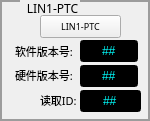
                    <widget class="QGroupBox" name="groupBox_11">
                     <property name="maximumSize">
                      <size>
                       <width>16777215</width>
                       <height>150</height>
                      </size>
                     </property>
                     <property name="font">
                      <font>
                       <family>微软雅黑</family>
                       <pointsize>9</pointsize>
                      </font>
                     </property>
                     <property name="styleSheet">
                      <string notr="true"> QGroupBox {
            border-color: rgb(156, 156, 156);
            border-width: 2px;
            border-style: solid;
            margin-top: 0.5ex;
        }
        QGroupBox::title {
            subcontrol-origin: margin;
            subcontrol-position: top left;
            left: 20px;
			bottom : 0px;
            margin-left: 5px;
            padding:0px;
        }</string>
                     </property>
                     <property name="title">
                      <string>LIN1-PTC</string>
                     </property>
                     <widget class="QLineEdit" name="Auto_PTC_Software">
                      <property name="geometry">
                       <rect>
                        <x>80</x>
                        <y>40</y>
                        <width>58</width>
                        <height>22</height>
                       </rect>
                      </property>
                      <property name="styleSheet">
                       <string notr="true">QLineEdit::enabled{
	font: 9pt &quot;微软雅黑&quot;;
	background-color: rgb(0, 0, 0);
	color: rgb(0, 255, 255);
}

QLineEdit::!enabled{

	font: 9pt &quot;微软雅黑&quot;;
	background-color: rgb(0, 0, 0);
	color: rgb(170, 127, 127);
}</string>
                      </property>
                      <property name="text">
                       <string>##</string>
                      </property>
                      <property name="maxLength">
                       <number>2</number>
                      </property>
                      <property name="alignment">
                       <set>Qt::AlignCenter</set>
                      </property>
                     </widget>
                     <widget class="QLineEdit" name="Auto_PTC_Hardware">
                      <property name="geometry">
                       <rect>
                        <x>80</x>
                        <y>65</y>
                        <width>58</width>
                        <height>22</height>
                       </rect>
                      </property>
                      <property name="styleSheet">
                       <string notr="true">QLineEdit::enabled{
	font: 9pt &quot;微软雅黑&quot;;
	background-color: rgb(0, 0, 0);
	color: rgb(0, 255, 255);
}

QLineEdit::!enabled{

	font: 9pt &quot;微软雅黑&quot;;
	background-color: rgb(0, 0, 0);
	color: rgb(170, 127, 127);
}</string>
                      </property>
                      <property name="text">
                       <string>##</string>
                      </property>
                      <property name="maxLength">
                       <number>2</number>
                      </property>
                      <property name="alignment">
                       <set>Qt::AlignCenter</set>
                      </property>
                     </widget>
                     <widget class="QPushButton" name="Auto_PTC">
                      <property name="geometry">
                       <rect>
                        <x>40</x>
                        <y>15</y>
                        <width>81</width>
                        <height>23</height>
                       </rect>
                      </property>
                      <property name="minimumSize">
                       <size>
                        <width>40</width>
                        <height>0</height>
                       </size>
                      </property>
                      <property name="font">
                       <font>
                        <family>微软雅黑</family>
                        <pointsize>7</pointsize>
                        <weight>50</weight>
                        <bold>false</bold>
                       </font>
                      </property>
                      <property name="text">
                       <string>LIN1-PTC</string>
                      </property>
                     </widget>
                     <widget class="QLabel" name="label_34">
                      <property name="geometry">
                       <rect>
                        <x>15</x>
                        <y>65</y>
                        <width>71</width>
                        <height>21</height>
                       </rect>
                      </property>
                      <property name="font">
                       <font>
                        <family>微软雅黑</family>
                        <pointsize>8</pointsize>
                       </font>
                      </property>
                      <property name="text">
                       <string>硬件版本号:</string>
                      </property>
                     </widget>
                     <widget class="QLineEdit" name="Auto_PTC_ID">
                      <property name="geometry">
                       <rect>
                        <x>80</x>
                        <y>90</y>
                        <width>61</width>
                        <height>22</height>
                       </rect>
                      </property>
                      <property name="styleSheet">
                       <string notr="true">QLineEdit::enabled{
	font: 9pt &quot;微软雅黑&quot;;
	background-color: rgb(0, 0, 0);
	color: rgb(0, 255, 255);
}

QLineEdit::!enabled{

	font: 9pt &quot;微软雅黑&quot;;
	background-color: rgb(0, 0, 0);
	color: rgb(170, 127, 127);
}</string>
                      </property>
                      <property name="text">
                       <string>##</string>
                      </property>
                      <property name="maxLength">
                       <number>2</number>
                      </property>
                      <property name="alignment">
                       <set>Qt::AlignCenter</set>
                      </property>
                     </widget>
                     <widget class="QLabel" name="label_32">
                      <property name="geometry">
                       <rect>
                        <x>40</x>
                        <y>90</y>
                        <width>51</width>
                        <height>21</height>
                       </rect>
                      </property>
                      <property name="font">
                       <font>
                        <family>微软雅黑</family>
                        <pointsize>8</pointsize>
                       </font>
                      </property>
                      <property name="text">
                       <string>读取ID:</string>
                      </property>
                     </widget>
                     <widget class="QLabel" name="label_33">
                      <property name="geometry">
                       <rect>
                        <x>15</x>
                        <y>38</y>
                        <width>71</width>
                        <height>26</height>
                       </rect>
                      </property>
                      <property name="font">
                       <font>
                        <family>微软雅黑</family>
                        <pointsize>8</pointsize>
                       </font>
                      </property>
                      <property name="text">
                       <string>软件版本号:</string>
                      </property>
                     </widget>
                    </widget>
